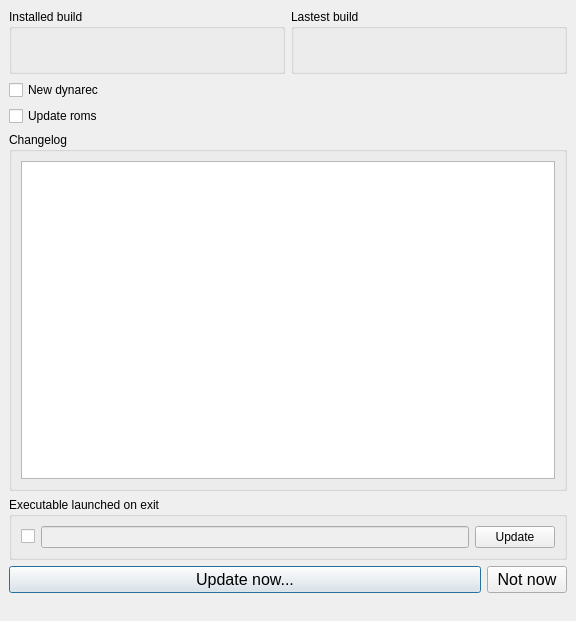
<?xml version="1.0" encoding="UTF-8"?>
<ui version="4.0">
 <class>MainWindow</class>
 <widget class="QMainWindow" name="MainWindow">
  <property name="geometry">
   <rect>
    <x>0</x>
    <y>0</y>
    <width>576</width>
    <height>621</height>
   </rect>
  </property>
  <property name="windowTitle">
   <string>86Box Updater</string>
  </property>
  <widget class="QWidget" name="centralwidget">
   <layout class="QVBoxLayout" name="verticalLayout_4">
    <item>
     <layout class="QHBoxLayout" name="horizontalLayout">
      <item>
       <widget class="QGroupBox" name="groupBox_2">
        <property name="title">
         <string>Installed build</string>
        </property>
        <layout class="QVBoxLayout" name="verticalLayout_2">
         <item>
          <widget class="QLabel" name="installedBuildLabel">
           <property name="sizePolicy">
            <sizepolicy hsizetype="Minimum" vsizetype="Minimum">
             <horstretch>0</horstretch>
             <verstretch>0</verstretch>
            </sizepolicy>
           </property>
           <property name="font">
            <font>
             <pointsize>16</pointsize>
             <bold>true</bold>
            </font>
           </property>
           <property name="styleSheet">
            <string notr="true">color: red</string>
           </property>
           <property name="text">
            <string/>
           </property>
           <property name="alignment">
            <set>Qt::AlignmentFlag::AlignCenter</set>
           </property>
          </widget>
         </item>
        </layout>
       </widget>
      </item>
      <item>
       <widget class="QGroupBox" name="groupBox_3">
        <property name="title">
         <string>Lastest build</string>
        </property>
        <layout class="QVBoxLayout" name="verticalLayout_3">
         <item>
          <widget class="QLabel" name="lastestBuildLabel">
           <property name="sizePolicy">
            <sizepolicy hsizetype="Minimum" vsizetype="Minimum">
             <horstretch>0</horstretch>
             <verstretch>0</verstretch>
            </sizepolicy>
           </property>
           <property name="font">
            <font>
             <pointsize>16</pointsize>
             <bold>true</bold>
            </font>
           </property>
           <property name="styleSheet">
            <string notr="true">color: green</string>
           </property>
           <property name="text">
            <string/>
           </property>
           <property name="alignment">
            <set>Qt::AlignmentFlag::AlignCenter</set>
           </property>
          </widget>
         </item>
        </layout>
       </widget>
      </item>
     </layout>
    </item>
    <item>
     <widget class="QCheckBox" name="newDynarecCheckBox">
      <property name="text">
       <string>New dynarec</string>
      </property>
     </widget>
    </item>
    <item>
     <widget class="QCheckBox" name="updateRomsCheckBox">
      <property name="text">
       <string>Update roms</string>
      </property>
     </widget>
    </item>
    <item>
     <widget class="QGroupBox" name="groupBox">
      <property name="title">
       <string>Changelog</string>
      </property>
      <layout class="QVBoxLayout" name="verticalLayout">
       <item>
        <widget class="QTextBrowser" name="changelogTextBrowser">
         <property name="lineWrapMode">
          <enum>QTextEdit::LineWrapMode::NoWrap</enum>
         </property>
         <property name="readOnly">
          <bool>true</bool>
         </property>
         <property name="markdown">
          <string>Loading changelog...

</string>
         </property>
         <property name="textInteractionFlags">
          <set>Qt::TextInteractionFlag::LinksAccessibleByMouse</set>
         </property>
         <property name="openExternalLinks">
          <bool>true</bool>
         </property>
        </widget>
       </item>
      </layout>
     </widget>
    </item>
    <item>
     <widget class="QGroupBox" name="groupBox_4">
      <property name="title">
       <string>Executable launched on exit</string>
      </property>
      <layout class="QHBoxLayout" name="horizontalLayout_3">
       <item>
        <widget class="QCheckBox" name="commandLineCheckBox">
         <property name="text">
          <string/>
         </property>
        </widget>
       </item>
       <item>
        <widget class="QLineEdit" name="commandLineLineEdit">
         <property name="enabled">
          <bool>false</bool>
         </property>
        </widget>
       </item>
       <item>
        <widget class="QPushButton" name="commandLineUpdateButton">
         <property name="text">
          <string>Update</string>
         </property>
        </widget>
       </item>
      </layout>
     </widget>
    </item>
    <item>
     <layout class="QHBoxLayout" name="horizontalLayout_2">
      <item>
       <widget class="QPushButton" name="updateNowPushButton">
        <property name="font">
         <font>
          <pointsize>12</pointsize>
         </font>
        </property>
        <property name="cursor">
         <cursorShape>PointingHandCursor</cursorShape>
        </property>
        <property name="text">
         <string>Update now...</string>
        </property>
        <property name="default">
         <bool>true</bool>
        </property>
       </widget>
      </item>
      <item>
       <widget class="QPushButton" name="notNowPushButton">
        <property name="sizePolicy">
         <sizepolicy hsizetype="Maximum" vsizetype="Fixed">
          <horstretch>0</horstretch>
          <verstretch>0</verstretch>
         </sizepolicy>
        </property>
        <property name="font">
         <font>
          <pointsize>12</pointsize>
         </font>
        </property>
        <property name="cursor">
         <cursorShape>PointingHandCursor</cursorShape>
        </property>
        <property name="text">
         <string>Not now</string>
        </property>
       </widget>
      </item>
     </layout>
    </item>
   </layout>
  </widget>
  <widget class="QMenuBar" name="menubar">
   <property name="geometry">
    <rect>
     <x>0</x>
     <y>0</y>
     <width>576</width>
     <height>33</height>
    </rect>
   </property>
  </widget>
  <widget class="QStatusBar" name="statusbar">
   <property name="sizeGripEnabled">
    <bool>false</bool>
   </property>
  </widget>
 </widget>
 <resources/>
 <connections/>
</ui>
